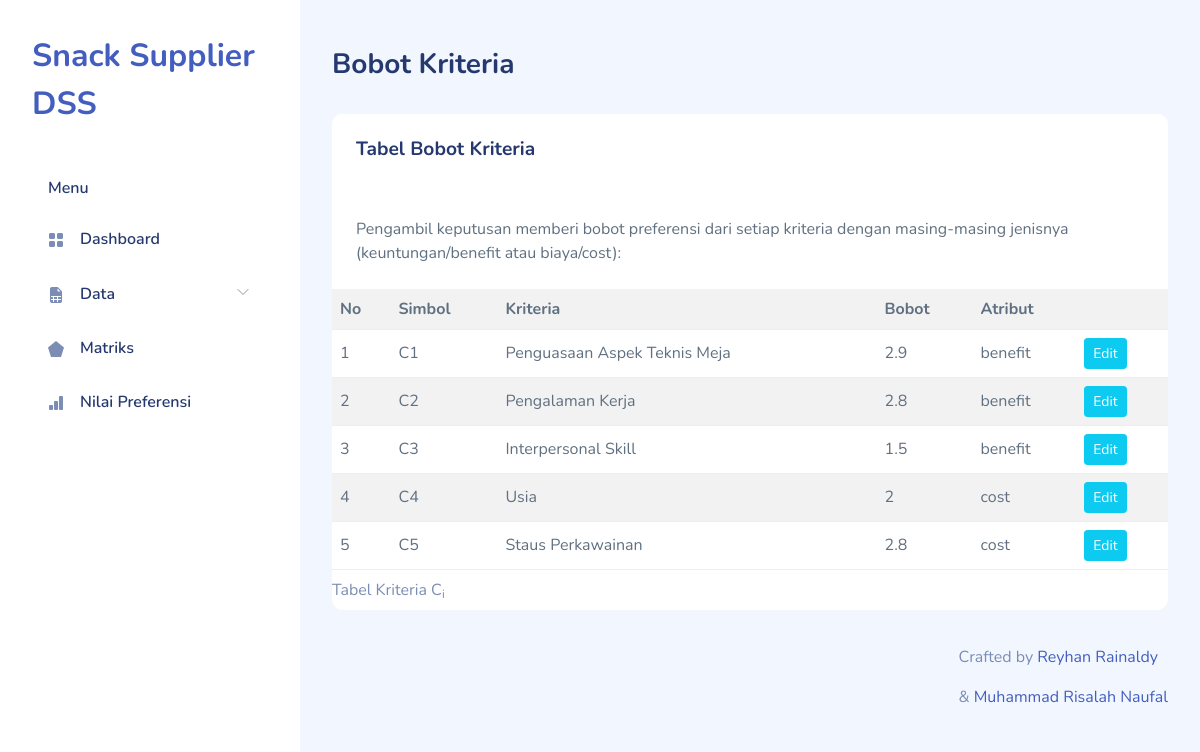
Page /bobot.php on the committed database.
### tables this page shows
CREATE TABLE `saw_criterias` (
  `id_criteria` tinyint(3) UNSIGNED NOT NULL,
  `criteria` varchar(100) NOT NULL,
  `weight` float NOT NULL,
  `attribute` set('benefit','cost') DEFAULT NULL
);

### bobot.php (the view, shortened to what this page needs)
<!DOCTYPE html>
<html lang="en">
  <?php
require "layout/head.php";
require "include/conn.php";
?>
  <body>
    <div id="app">
      <?php require "layout/sidebar.php";?>
      <div id="main">
        <div class="page-heading">
          <h3>Bobot Kriteria</h3>
        </div>
        <div class="page-content">
          <section class="row">
            <div class="col-12">
              <div class="card">
                <div class="card-header">
                  <h4 class="card-title">Tabel Bobot Kriteria</h4>
                </div>
                <div class="card-content">
                  <div class="card-body">
                    <p class="card-text">Pengambil keputusan memberi bobot preferensi dari setiap kriteria dengan
                      masing-masing jenisnya (keuntungan/benefit atau biaya/cost):</p>
                  </div>
                  <div class="table-responsive">
                    <table class="table table-striped mb-0">
                    <caption>
    Tabel Kriteria C<sub>i</sub>
  </caption>
  <tr>
    <th>No</th>
    <th>Simbol</th>
    <th>Kriteria</th>
    <th>Bobot</th>
    <th colspan="2">Atribut</th>
  </tr>
  <?php
$sql = 'SELECT id_criteria,criteria,weight,attribute FROM saw_criterias';
$result = $db->query($sql);
$i = 0;
while ($row = $result->fetch_object()) {
    echo "<tr>
        <td class='right'>" . (++$i) . "</td>
        <td class='center'>C{$i}</td>
        <td>{$row->criteria}</td>
        <td>{$row->weight}</td>
        <td>{$row->attribute}</td>
        <td>
            <a href='bobot-edit.php?id={$row->id_criteria}' class='btn btn-info btn-sm'>Edit</a>
            </td>
      </tr>\n";
}
?>
                    </table>
                  </div>
                </div>
              </div>
            </div>
          </section>
        </div>
        <?php require "layout/footer.php";?>
      </div>
    </div>
  </body>
</html>

### assets/css/app.css (style rules this page uses)
.btn.btn-danger,.btn.btn-info,.btn.btn-primary,.btn.btn-secondary,.btn.btn-success,.btn.btn-warning { color:#fff }
.card { margin-bottom:2.2rem;border:none }
.card .card-header { border:none }
.card .card-header h4 { font-size:1.2rem;font-weight:700 }
.card .card-content { position:relative }
.card .card-title { font-size:1.2rem }
.card .card-body { padding:1.5rem }
.dataTable-table td,.dataTable-table thead th,.table td,.table thead th { vertical-align:middle }
#main { margin-left:300px;padding:2rem }
.page-heading { margin:0 0 2rem }
.page-heading h3 { font-weight:700 }
a { text-decoration:none }

### rows in the picture
saw_criterias: criteria "Penguasaan Aspek Teknis Meja", weight "2.9", attribute "benefit"
saw_criterias: criteria "Pengalaman Kerja", weight "2.8", attribute "benefit"
saw_criterias: criteria "Interpersonal Skill", weight "1.5", attribute "benefit"
saw_criterias: criteria "Usia", weight "2", attribute "cost"
saw_criterias: criteria "Staus Perkawainan", weight "2.8", attribute "cost"
